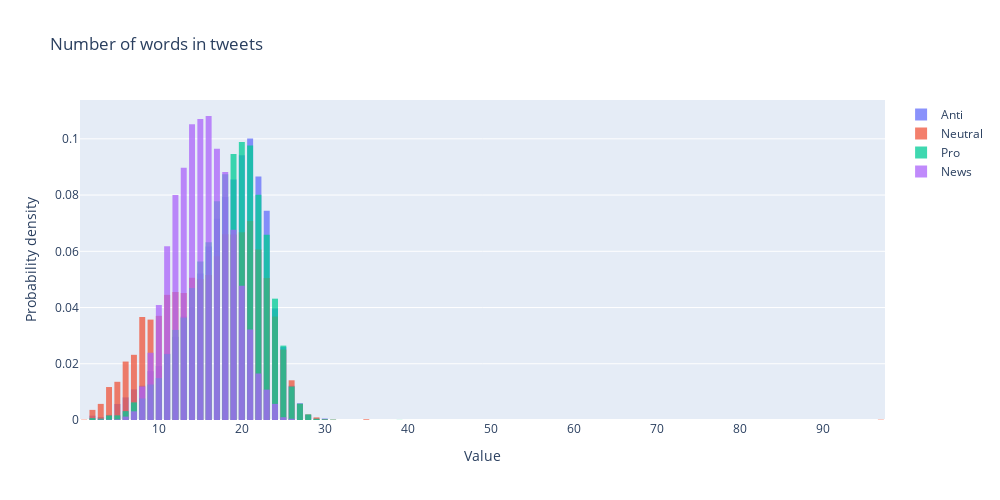

The notebook cell saved with this chart:
### Markdown cell above
<h3>Number of words in tweets per sentiment variable</h3>
The following histogram shows that anti and pro climate change tweets approximately have the same length, while neutral tweets and those that cite factual news seem to be generally shorter.

### Code cell
tweet_len_anti = data[data["sentiment"] == -1]["message"].str.split().map(lambda x: len(x))
tweet_len_neutral = data[data["sentiment"] == 0]["message"].str.split().map(lambda x: len(x))
tweet_len_pro = data[data["sentiment"] == 1]["message"].str.split().map(lambda x: len(x))
tweet_len_news = data[data["sentiment"] == 2]["message"].str.split().map(lambda x: len(x))

fig = go.Figure()
fig.add_trace(go.Histogram(x = tweet_len_anti, name="Anti", opacity=0.75, histnorm="probability density"))
fig.add_trace(go.Histogram(x = tweet_len_neutral, name="Neutral", opacity=0.75, histnorm="probability density"))
fig.add_trace(go.Histogram(x = tweet_len_pro, name="Pro", opacity=0.75, histnorm="probability density"))
fig.add_trace(go.Histogram(x = tweet_len_news, name="News", opacity=0.75, histnorm="probability density"))

fig.update_layout(
    title_text='Number of words in tweets',
    xaxis_title_text='Value',
    yaxis_title_text='Probability density',
    bargap=0.2,
    bargroupgap=0.1,
    barmode='overlay',
    width=1000, 
    height=500
)
fig.show()

### Figure 1 — Plotly figure (JSON) as saved in the notebook; plotly's stock layout.template omitted (floating-point values rounded to 4 significant figures; data arrays with more than 128 entries replaced by an {"elided": "..."} marker saying what was removed)
{"data": [{"histnorm": "probability density", "name": "Anti", "opacity": 0.75, "type": "histogram", "x": {"elided": "3856 int values"}}, {"histnorm": "probability density", "name": "Neutral", "opacity": 0.75, "type": "histogram", "x": {"elided": "7505 int values"}}, {"histnorm": "probability density", "name": "Pro", "opacity": 0.75, "type": "histogram", "x": {"elided": "20599 int values"}}, {"histnorm": "probability density", "name": "News", "opacity": 0.75, "type": "histogram", "x": {"elided": "9073 int values"}}], "layout": {"bargap": 0.2, "bargroupgap": 0.1, "barmode": "overlay", "height": 500, "title": {"text": "Number of words in tweets"}, "width": 1000, "xaxis": {"title": {"text": "Value"}}, "yaxis": {"title": {"text": "Probability density"}}}}
